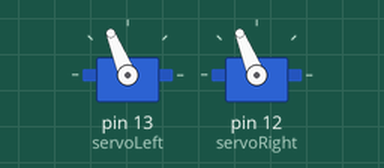
This sketch was run on a simulated Arduino Uno, built with avr-gcc and run on an emulated ATmega328P. Parts: 2 × servo.

Above: at 0.1 s.
At 1.8 s:
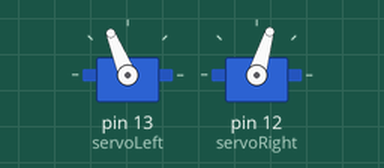
At 3.6 s:
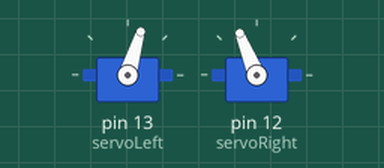
At 7.2 s:
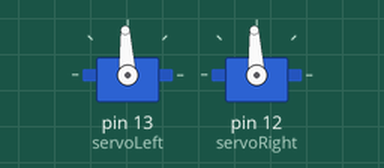
Timing chart, 0 to 8.7 s (numbered marks = the images above):
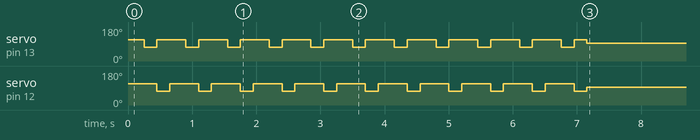

The sketch:

sun.ino.ino
```cpp
#include<Servo.h>
Servo servoLeft;
Servo servoRight;


void setup() {
  //circle


  servoLeft.attach(13);                      // Attach left signal to pin 13
  servoRight.attach(12);                     // Attach right signal to pin 12
  servoLeft.writeMicroseconds(1500);        // Calibrate left servo
  servoRight.writeMicroseconds(1500);

for(int i=0; i<=10; i++)
{
  servoLeft.writeMicroseconds(1700);   // Left wheel counterclockwise
  servoRight.writeMicroseconds(1700); // Right wheel counterclockwise
  delay(250);


  servoLeft.writeMicroseconds(1300);   // Left wheel counterclockwise
  servoRight.writeMicroseconds(1700); // Right wheel counterclockwise
  delay(200);

  servoLeft.writeMicroseconds(1700);   // Left wheel counterclockwise
  servoRight.writeMicroseconds(1300); // Right wheel counterclockwise
  delay(200);
}
  servoLeft.writeMicroseconds(1500);   // Left wheel counterclockwise
  servoRight.writeMicroseconds(1500); // Right wheel counterclockwise

}


void loop() {


}
```
